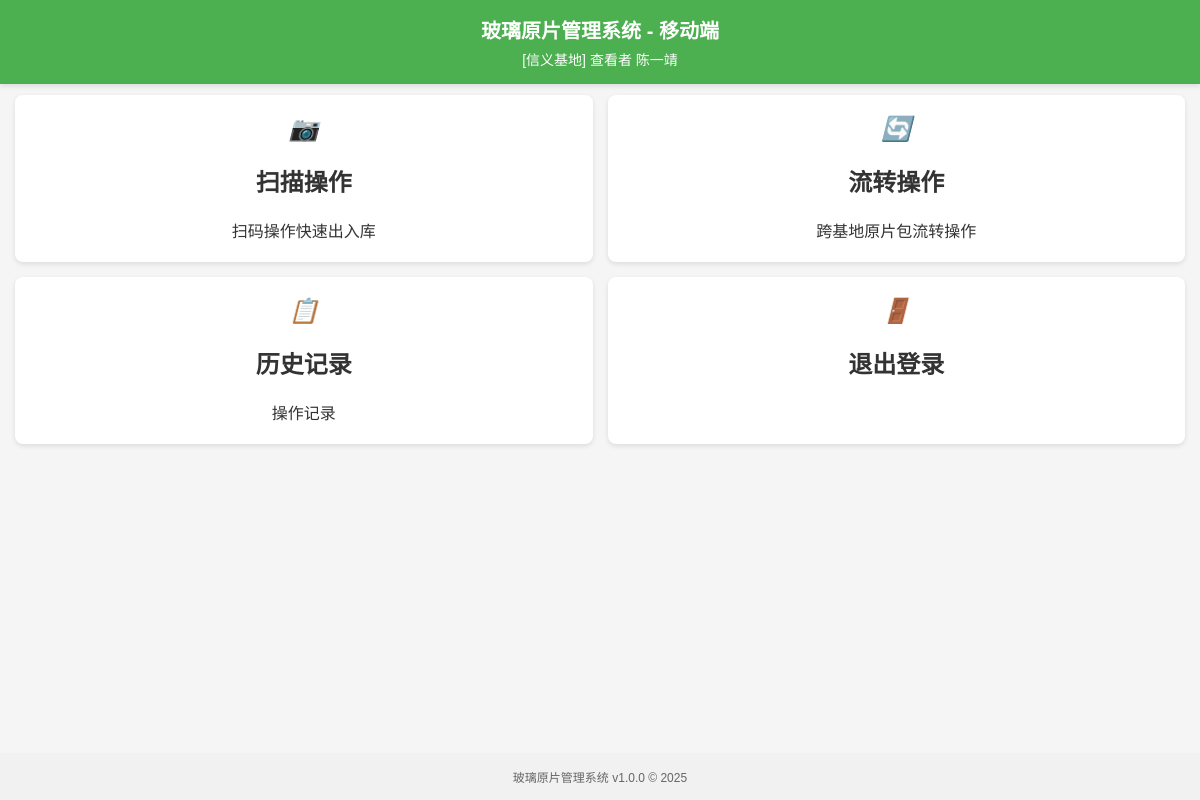
Page /mobile/index.php (signed in) on the committed database.
### tables this page shows
CREATE TABLE `settings` (`id` INT(11) NOT NULL AUTO_INCREMENT,
`setting_key` VARCHAR(100) NOT NULL Comment "设置键",
`value` TEXT NULL Comment "设置值",
`description` VARCHAR(255) NULL Comment "设置描述",
`created_at` TIMESTAMP NOT NULL DEFAULT CURRENT_TIMESTAMP,
`updated_at` TIMESTAMP NOT NULL DEFAULT CURRENT_TIMESTAMP ON UPDATE CURRENT_TIMESTAMP(0),
UNIQUE INDEX `setting_key`(`setting_key` ASC) USING BTREE,
PRIMARY KEY (`id`));

CREATE TABLE `bases` (`id` INT(11) NOT NULL AUTO_INCREMENT,
`name` VARCHAR(50) NOT NULL Comment "基地名称",
`code` VARCHAR(20) NOT NULL Comment "基地编码",
`address` VARCHAR(255) NULL Comment "基地地址",
`created_at` TIMESTAMP NOT NULL DEFAULT CURRENT_TIMESTAMP,
`updated_at` TIMESTAMP NOT NULL DEFAULT CURRENT_TIMESTAMP ON UPDATE CURRENT_TIMESTAMP(0),
PRIMARY KEY (`id`));

### includes/db.php (called while the page is built, shortened)
<?php
function getDbConnection() {
    static $conn = null;
    if ($conn === null) {
        $conn = new mysqli(DB_HOST, DB_USER, DB_PASS, DB_NAME);
        $conn->set_charset(DB_CHARSET);
    }
    return $conn;
}
function query($sql, $params = []) {
    $conn = getDbConnection();
    $stmt = $conn->prepare($sql);
    if (!$stmt->execute()) {
        throw new Exception("执行查询失败: " . $stmt->error . "<br>SQL: " . $sql);
    }
    $result = $stmt->get_result();
    return $result;
}
function fetchRow($sql, $params = []) {
    $result = query($sql, $params);
    $row = $result->fetch_assoc();
    return $row;
}
function fetchOne($sql, $params = []) {
    $result = query($sql, $params);
    $row = $result->fetch_row();
    $value = $row ? $row[0] : null;
    return $value;
}
?>

### includes/app_info.php (called while the page is built, shortened)
<?php
require_once __DIR__ . '/db.php';
function getAppName() {
    try {
        $setting = fetchRow("SELECT value FROM settings WHERE setting_key = 'system_name' LIMIT 1");
        if ($setting && !empty($setting['value'])) {
            return $setting['value'];
        }
        return '玻璃仓储管理系统';
    } catch (Exception $e) {
        return '玻璃仓储管理系统';
    }
}
function getAppVersion() {
    try {
        $setting = fetchRow("SELECT value FROM settings WHERE setting_key = 'system_version' LIMIT 1");
        if ($setting && !empty($setting['value'])) {
            return $setting['value'];
        }
        return '1.0.0';
    } catch (Exception $e) {
        return '1.0.0';
    }
}
?>

### includes/auth.php (called while the page is built, shortened)
<?php
require_once __DIR__ . '/db.php';
function isLoggedIn() {
    return isset($_SESSION['logged_in']) && $_SESSION['logged_in'] === true;
}
function getCurrentUser() {
    return [
        'id' => $_SESSION['user_id'],
        'username' => $_SESSION['username'],
        'name' => $_SESSION['name'],
        'role' => $_SESSION['role'],
        'base_id' => $_SESSION['base_id'] ?? null
    ];
}
?>

### mobile/index.php (the view, shortened to what this page needs)
<?php
require_once '../includes/auth.php';
require_once '../includes/db.php';
require_once '../includes/app_info.php';
$currentUser = getCurrentUser();
$baseName = '';
if($currentUser['role'] !== 'admin'){
    $baseName = "[";
    $baseName .=  fetchOne("SELECT name FROM bases WHERE id = {$currentUser['base_id']}");
    $baseName .= "]";
}
$role =  ROLE_NAMES[$currentUser['role']];
?>
<!DOCTYPE html>
<html lang="zh-CN">
<head>
    <link rel="stylesheet" href="../assets/css/main.css">
    <link rel="stylesheet" href="../assets/css/mobile.css">
</head>
<body>
    <div class="header">
        <h1><?php echo getAppName(); ?> - 移动端</h1>
        <div class="user-info">
            <?php echo htmlspecialchars($baseName); ?>
            <?php echo htmlspecialchars($role); ?>
            <?php echo htmlspecialchars($currentUser['name']); ?>
        </div>
    </div>
    <div class="content">
        <div class="menu-grid">
            <a href="scan.php" class="menu-item">
                <i>📷</i>
                <h2>扫描操作</h2>
                扫码操作快速出入库
            </a>
            <a href="transfer.php" class="menu-item">
                <i>🔄</i>
                <h2>流转操作</h2>
                跨基地原片包流转操作
            </a>
            <a href="history.php" class="menu-item">
                <i>📋</i>
                <h2>历史记录</h2>
                操作记录
            </a>
            <a href="../logout.php" class="menu-item">
                <i>🚪</i>
                <h2>退出登录</h2>
            </a>
        </div>
    </div>
    <div class="footer">
        <?php echo getAppName(); ?> v<?php echo getAppVersion(); ?> &copy; <?php echo date('Y'); ?>
    </div>
</body>
</html>

### assets/css/main.css (style rules this page uses)
* { box-sizing: border-box; }
body { font-family: 'Microsoft YaHei', Arial, sans-serif; margin: 0; padding: 0; background-color: #f5f5f5; color: #333; }
a { text-decoration: none; color:#000000; }

### assets/css/mobile.css (style rules this page uses)
body { font-size: 16px; }

### mobile/index.php (style rules this page uses)
body { font-family: Arial, sans-serif; margin: 0; padding: 0; background-color: #f5f5f5; }
.header { background-color: #4CAF50; color: white; padding: 15px; text-align: center; position: fixed; top: 0; width: 100%; z-index: 1000; box-shadow: 0 2px 5px rgba(0,0,0,0.1); }
.header h1 { margin: 0; font-size: 20px; }
.user-info { font-size: 14px; margin-top: 5px; }
.content { margin-top: 80px; padding: 15px; margin-bottom: 47px; }
.menu-grid { display: grid; grid-template-columns: repeat(2, 1fr); gap: 15px; margin-bottom: 20px; }
.menu-item { background-color: white; border-radius: 8px; padding: 20px; text-align: center; box-shadow: 0 2px 5px rgba(0,0,0,0.1); text-decoration: none; color: #333; }
.menu-item i { font-size: 24px; margin-bottom: 10px; color: #4CAF50; }
.footer { background-color: #f1f1f1; padding: 15px; text-align: center; font-size: 12px; color: #666; position: fixed; bottom: 0; width: 100%; }

### rows in the picture
settings: value "玻璃原片管理系统"
bases: name "[信义基地]"
settings: value "1.0.0"

### other values in the picture
$role "查看者"
$currentUser['name'] "陈一靖"
